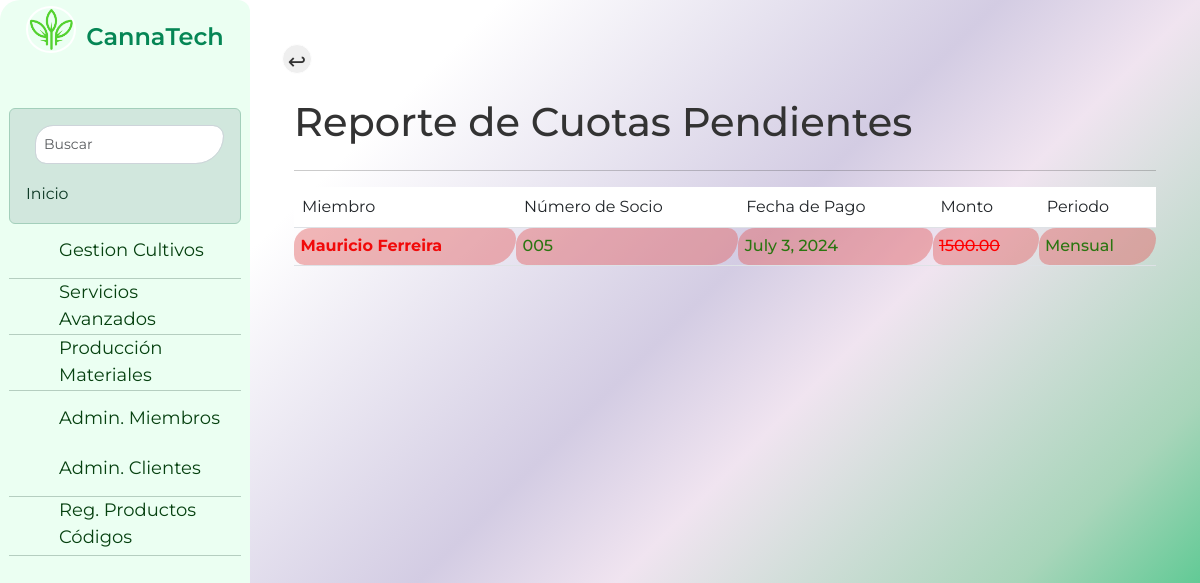
Screenshot of /reporte-cuotas/ (signed in) with the database file from the repository.
### core/models.py (models this page shows, shortened)
class Cuota(models.Model):
    miembro = models.ForeignKey(Miembro, on_delete=models.CASCADE)
    fecha_pago = models.DateField()
    monto = models.DecimalField(max_digits=8, decimal_places=2)
    PERIODO_CHOICES = [
        ('MENSUAL', 'Mensual'),
        ('TRIMESTRAL', 'Trimestral'),
        ('ANUAL', 'Anual'),
    ]
    periodo = models.CharField(max_length=10, choices=PERIODO_CHOICES, default='MENSUAL')
    pagado = models.BooleanField(default=False)

class Miembro(models.Model):
    nombre = models.CharField(max_length=100)
    apellido = models.CharField(max_length=100)
    email = models.EmailField(unique=True)
    numero_socio = models.CharField(max_length=10, unique=True)
    fecha_ingreso = models.DateField()
    activo = models.BooleanField(default=True)
    def nombre_completo(self):
        return f"{self.nombre} {self.apellido}"

### core/views.py (the view)
# urls.py: path('reporte-cuotas/', views.reporte_cuotas, name='reporte_cuotas'),
@login_required
def reporte_cuotas(request):
    cuotas_pendientes = Cuota.objects.filter(pagado=False).order_by('fecha_pago')
    return render(request, 'core/reporte_cuotas.html', {'cuotas_pendientes': cuotas_pendientes})

### core/templates/core/reporte_cuotas.html
{% extends 'core/base.html' %}
{% block content %}
<br>
<input type="button" class="btn-prev" value="↩" onClick="javascript:history.go(-1);">
<br>
<div class="container">
    <div class="row">
        <div class="col-md-12">
            <h1>Reporte de Cuotas Pendientes</h1>
            <div class="table-responsive">
                <table class="table table-striped">
                    <thead>
                        <tr>
                            <th>Miembro</th>
                            <th>Número de Socio</th>
                            <th>Fecha de Pago</th>
                            <th>Monto</th>
                            <th>Periodo</th>
                        </tr>
                    </thead>
                    <hr>
                    <tbody>
                        {% for cuota in cuotas_pendientes %}
                        <tr class="cuotasfondo">
                            <td><span class="coutapendiente">{{ cuota.miembro.nombre_completo }}</span></td>
                            <td>{{ cuota.miembro.numero_socio }}</td>
                            <td>{{ cuota.fecha_pago }}</td>
                            <td><span class="monto-tachado">{{ cuota.monto }}</span></td>
                            <td>{{ cuota.get_periodo_display }}</td>
                        </tr>
                        {% empty %}
                        <tr>
                            <td colspan="5">No hay cuotas pendientes.</td>
                        </tr>
                        {% endfor %}
                    </tbody>
                </table>
            </div>
        </div>
    </div>
</div>
{% endblock %}

### rows the page displays
Cuota: miembro.nombre_completo "Mauricio Ferreira", miembro.numero_socio "005", fecha_pago "July 3, 2024", monto "1500.00", periodo "Mensual"
